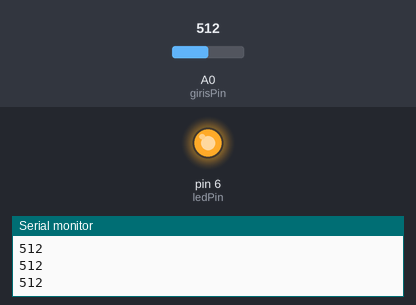
This sketch was run on a simulated Arduino Uno, built with avr-gcc and run on an emulated ATmega328P. Parts: output pins drawn as LEDs (lit = HIGH), the last lines printed to the serial monitor. Inputs (shaded band) come from the test bench; at power-on: A0 (girisPin) = 512.

Above: at 1.2 s.
1.3 s: A0 (girisPin) set to 251
2.8 s: A0 (girisPin) set to 233
At 3.1 s:
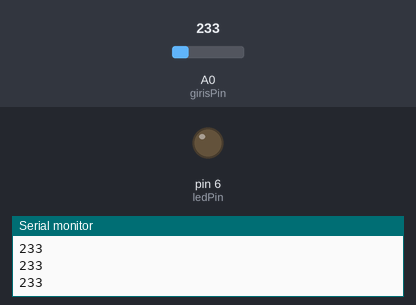
4.3 s: A0 (girisPin) set to 306
At 5.2 s:
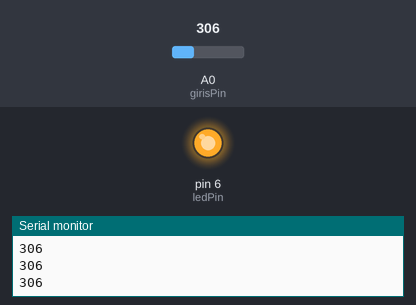
5.8 s: A0 (girisPin) set to 122
At 6.4 s:
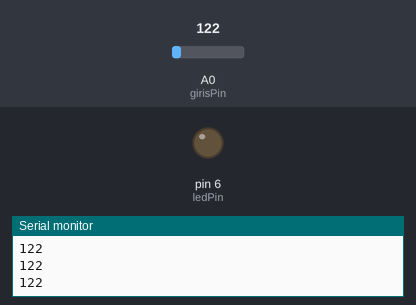
Timing chart, 0 to 8.3 s (numbered marks = the images above; inputs shaded):
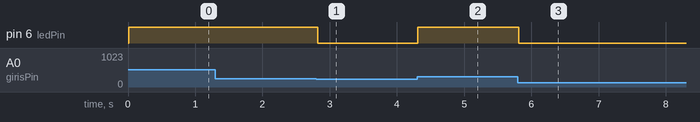

The sketch:

sketch_dec09a.ino
```cpp
int girisPin=A0;
int eskiDegeri=240;

int ledPin=6;

void setup() {
  // put your setup code here, to run once:

  pinMode(girisPin,INPUT);
  Serial.begin(9600);
  pinMode(ledPin,OUTPUT);


}

void loop() {
  // put your main code here, to run repeatedly:

  int okunan=analogRead(girisPin);
  Serial.println(okunan);
  delay(10);
  if(okunan>eskiDegeri)
   digitalWrite(ledPin,HIGH);
  else
   digitalWrite(ledPin,LOW);


}
```

Measured:
- the behaviour switches between 241 and 240 on A0 (girisPin) (found by bisection; images 0 and 1)
- after the input at 2.8 s, pin 6 (ledPin): HIGH → LOW at once
- after the input at 4.3 s, pin 6 (ledPin): LOW → HIGH at once
- after the input at 5.8 s, pin 6 (ledPin): HIGH → LOW at once
